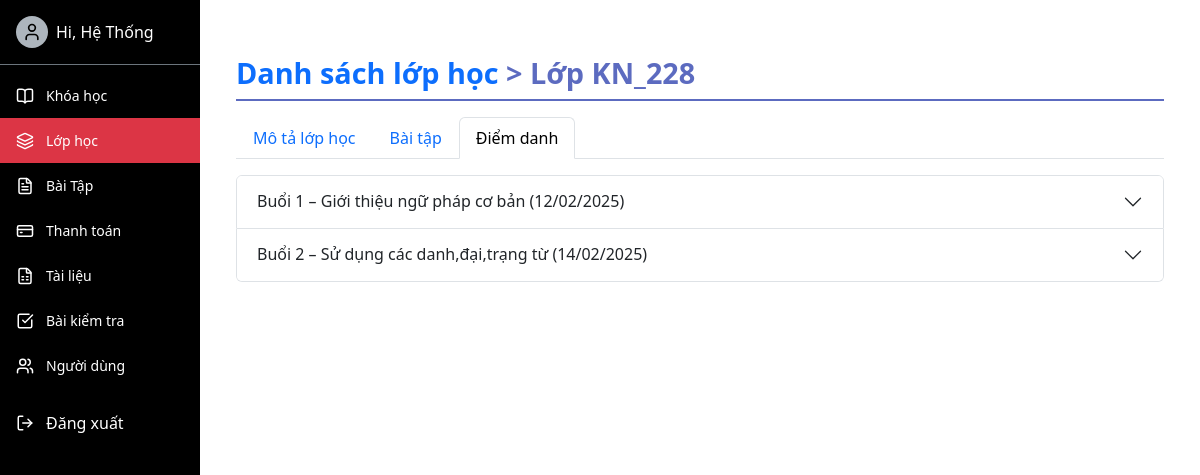
/manage_class/4/rollcall/ (signed in), run on an earlier commit of the app's database.
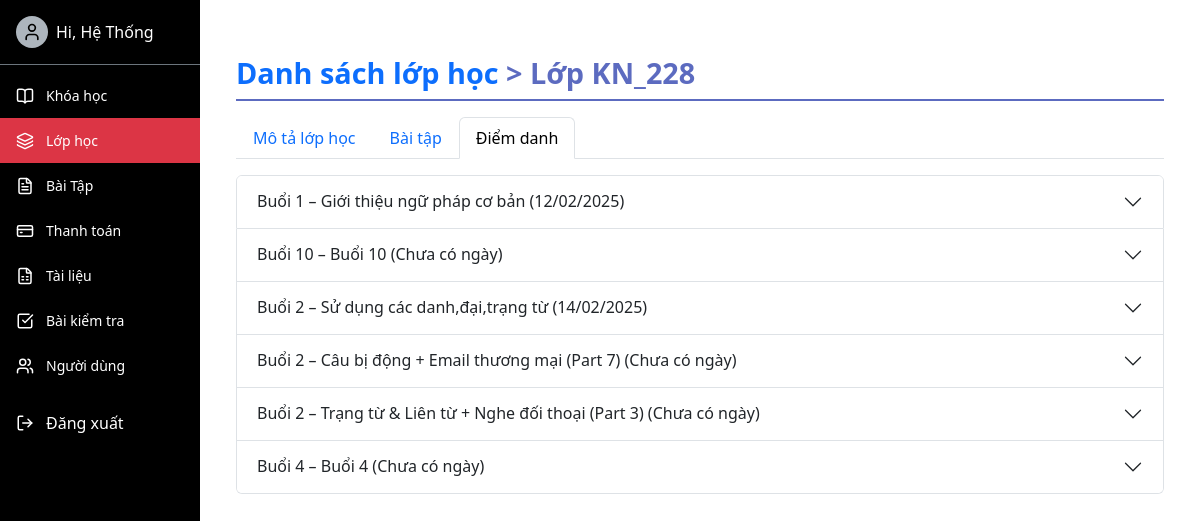
And on a later commit of the database.
### english/models.py (models this page shows, shortened)
class LESSON_DETAIL(models.Model):
    lessondetail_id = models.AutoField(primary_key=True)
    lesson = models.ForeignKey(LESSON, on_delete=models.CASCADE)
    classes = models.ForeignKey(CLASS, on_delete=models.CASCADE)
    date = models.DateField(null=True,blank=True)
    class Meta:
        db_table = 'LESSON_DETAIL'

class LESSON(models.Model):
    lesson_id = models.AutoField(primary_key=True)
    lesson_file = models.FileField(upload_to="media/lesson", max_length=200)  # Thay FileField bằng URLField
    exercise_file = models.FileField(upload_to="media/exercise", max_length=200)  # Thay FileField bằng URLField
    lesson_name = models.CharField(max_length=100, default="chua co")
    description = models.TextField(null=True, blank=True)
    course = models.ForeignKey(COURSE, on_delete=models.CASCADE)
    session_number = models.CharField(max_length=100, null=True)
    class Meta:
        db_table = 'LESSON'

### ManageClass/views.py (the view, shortened to what this page needs)
# urls.py: path('<int:class_id>/rollcall/', views.class_rollcall, name='class_rollcall'),
@login_required
@user_passes_test(is_staff)
@require_http_methods(["GET", "POST"])
def class_rollcall(request, class_id):
    class_instance = get_object_or_404(CLASS, pk=class_id)
    user_classes = USER_CLASS.objects.filter(classes=class_instance).select_related('user')
    lesson_details = LESSON_DETAIL.objects.filter(
        classes=class_instance
    ).select_related('lesson').order_by('lesson__session_number')
    rollcall_data = []
    for ld in lesson_details:
        rollcall = getattr(ld, 'rollcall', None)
        users_data = []
        for uc in user_classes:
            uc_id = uc.userclass_id
            if rollcall:
                ru = ROLLCALL_USER.objects.filter(
                    rollcall=rollcall,
                    userclass=uc
                ).first()
                status = ru.status if ru else ''
            else:
                status = ''
            users_data.append({
                'userclass': uc,
                'status': status,
            })
        rollcall_data.append({
            'lesson_detail': ld,
            'users_data': users_data,
        })
    return render(request, 'class_rollcall.html', {
        'class_instance': class_instance,
        'rollcall_data': rollcall_data,
    })

### english/views.py (called while the page is built)
def is_staff(user):
    return user.groups.filter(name__in=['Admin', 'Teacher']).exists()

### ManageClass/templates/class_rollcall.html (shortened to what this page needs)
{% extends "base-admin.html" %}
{% load static %}
{% block content %}
<div class="container-fluid tab-section">
    <h2 class="custom-title">
        <a href="{% url 'class_list' %}" class="text-decoration-none text-primary">
            Danh sách lớp học
        </a>
        &gt; Lớp {{ class_instance.class_name }}
    </h2>
    <ul class="nav nav-tabs mb-3">
        <li class="nav-item">
            <a class="nav-link" href="{% url 'class_detail' class_id=class_instance.class_id %}">
                Mô tả lớp học
            </a>
        </li>
        <li class="nav-item">
            <a class="nav-link" href="{% url 'class_exercise' class_id=class_instance.class_id %}">
                Bài tập
            </a>
        </li>
        <li class="nav-item">
            <a class="nav-link active" href="{% url 'class_rollcall' class_id=class_instance.class_id %}">
                Điểm danh
            </a>
        </li>
    </ul>
    <div class="accordion" id="rollcallAccordion">
        {% for data in rollcall_data %}
            {% with ld=data.lesson_detail %}
            <div class="accordion-item">
                <h2 class="accordion-header" id="heading{{ forloop.counter }}">
                    <button class="accordion-button collapsed" type="button"
                            data-bs-toggle="collapse"
                            data-bs-target="#collapse{{ forloop.counter }}"
                            aria-expanded="false"
                            aria-controls="collapse{{ forloop.counter }}">
                        {% if ld.lesson.session_number %}
                            Buổi {{ ld.lesson.session_number }} – {{ ld.lesson.lesson_name }}
                        {% else %}
                            {{ ld.lesson.lesson_name }}
                        {% endif %}
                        {% if ld.date %}
                            ({{ ld.date|date:"d/m/Y" }})
                        {% else %}
                            (Chưa có ngày)
                        {% endif %}
                    </button>
                </h2>
            </div>
            {% endwith %}
        {% empty %}
            <div class="alert alert-info">
                Chưa có buổi học nào trong lớp này.
            </div>
        {% endfor %}
    </div>
</div>
{% endblock %}

What changed in the data, as far as the page shows it:
added LESSON_DETAIL: lesson_detail.lesson.session_number "10", lesson_detail.lesson.lesson_name "Buổi 10", shows "(Chưa có ngày)"
added LESSON_DETAIL: lesson_detail.lesson.session_number "2", lesson_detail.lesson.lesson_name "Câu bị động + Email thương mại (Part 7)", shows "(Chưa có ngày)"
added LESSON_DETAIL: lesson_detail.lesson.session_number "2", lesson_detail.lesson.lesson_name "Trạng từ & Liên từ + Nghe đối thoại (Part 3)", shows "(Chưa có ngày)"
added LESSON_DETAIL: lesson_detail.lesson.session_number "4", lesson_detail.lesson.lesson_name "Buổi 4", shows "(Chưa có ngày)"
